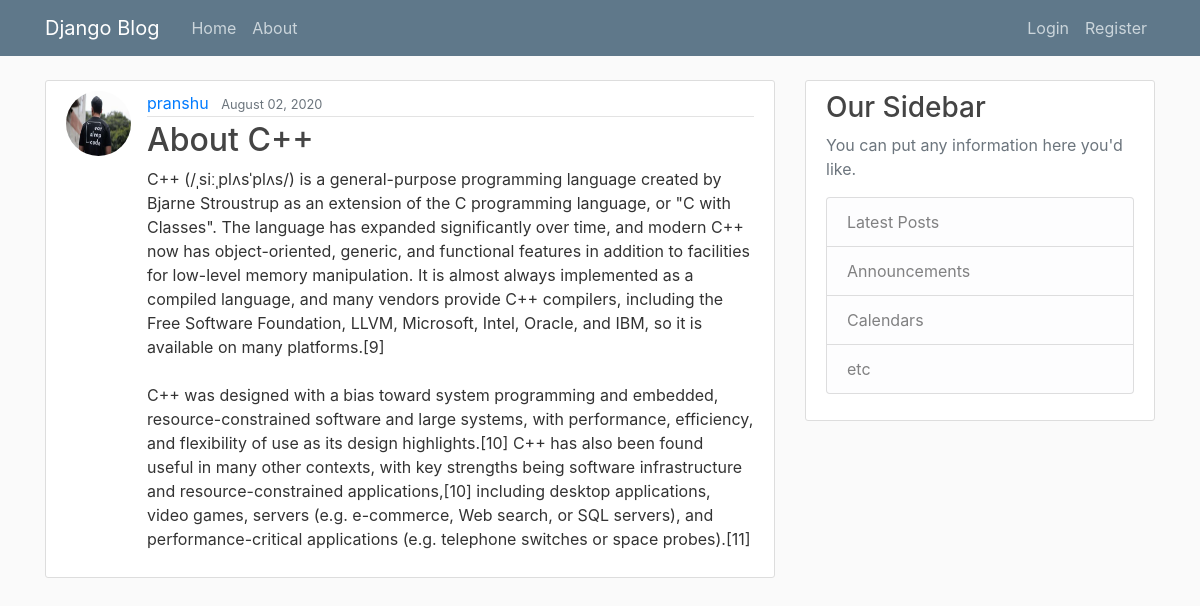
Screenshot of /post/3/ with the database file from the repository.
### blog/models.py (models this page shows, shortened)
class Post(models.Model):
    title = models.CharField(max_length=100)
    content = models.TextField()
    date_posted = models.DateTimeField(default = timezone.now)
    author = models.ForeignKey(User, on_delete=models.CASCADE)

### users/models.py (models this page shows, shortened)
class Profile(models.Model):
    user = models.OneToOneField(User,on_delete = models.CASCADE)
    image = models.ImageField(default = 'default.jpg',upload_to = 'profile_pics')

### blog/views.py (the view)
# urls.py: path('post/<int:pk>/', PostDetailView.as_view(), name='post-detail'),
class PostDetailView(DetailView):
    model = Post

### blog/templates/blog/post_detail.html (shortened to what this page needs)
{% extends "blog/base.html" %}
{% block content %}
      <article class="media content-section">
        <img class ="rounded-circle article-img" src = "{{ object.author.profile.image.url }}">
        <div class="media-body">
          <div class="article-metadata">
            <a class="mr-2" href="{% url 'user-posts' object.author.username %}">{{ object.author }}</a>
            <small class="text-muted">{{ object.date_posted |date:"F d, Y"}}</small>
          </div>
          <h2 class="article-content">{{ object.title }}</h2>
          <p class="article-content">{{ object.content }}</p>
        </div>
      </article>
{% endblock content %}

### blog/static/blog/main.css (style rules this page uses)
body { background: #fafafa; color: #333333; margin-top: 5rem; }
h1, h2, h3, h4, h5, h6 { color: #444444; }
.content-section { background: #ffffff; padding: 10px 20px; border: 1px solid #dddddd; border-radius: 3px; margin-bottom: 20px; }
.article-content { white-space: pre-line; }
.article-img { height: 65px; width: 65px; margin-right: 16px; }
.article-metadata { padding-bottom: 1px; margin-bottom: 4px; border-bottom: 1px solid #e3e3e3 }

### rows the page displays
Post: author.profile.image (placeholder picture), author "pranshu", date_posted "August 02, 2020", title "About C++", content "C++ (/ˌsiːˌplʌsˈplʌs/) is a general-purpose programming language created by Bjarne Stroustrup as an extension of the C programming language, or \"C with Classes\". The language has expanded significantly over time, and modern C++ now has object-oriented, generic, and functional features in addition to facilities for low-level memory manipulation. It is almost always implemented as a compiled language, and many vendors provide C++ compilers, including the Free Software Foundation, LLVM, Microsoft, Intel, Oracle, and IBM, so it is available on many platforms.[9] C++ was designed with a bias toward system programming and embedded, resource-constrained software and large systems, with…"
